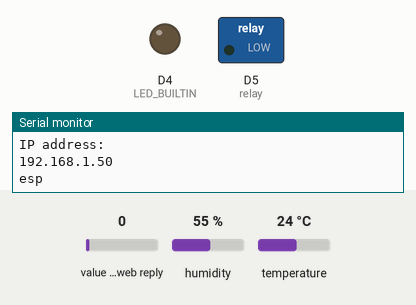
The sketch below on a simulated ESP8266 (NodeMCU). Parts: switched loads named in the sketch (green lamp = pin HIGH), output pins drawn as LEDs (lit = HIGH, except the on-board LED, lit = LOW), the last lines printed to the serial monitor. The test bench sets the inputs (shaded band); at power-on: value in the web reply 0, humidity 55 %, temperature 24 °C. WiFi joins after 1.5 s; servers stay silent unless stated; web services answer with replies made up by the test bench.

Above: at 3.07 s.
At 19.4 s:
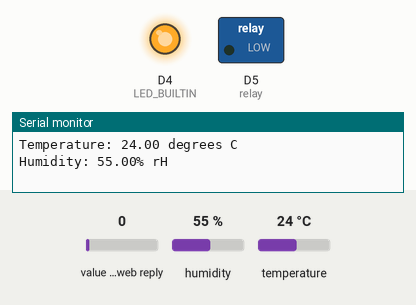
Timing chart, 0 to 23.6 s (numbered marks = the images above):
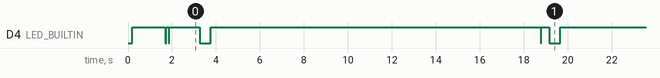

The sketch:

kombisensordiscordaht10.ino
```cpp
extern "C" {
#include "user_interface.h"
}
#include <Adafruit_AHT10.h>
#include <U8g2lib.h>

#define kanal 1569039//<<<ts kanal no
#define writeAPIkey "WB69WJZ5IZIJI6XH"
#define settingsapikey "CKWJUMQSDMNADU1W"
#define settingskanal 1569043
#define fieldno 1 // <<<ts kanaldaki komut alanı numarası
#define versiyon 2
#include <ThingSpeak.h>


int tsstatus;

float sicaklik = 0;
float sicaklik2 = 0;
double sicaklikduzelt = 0.35;
float humb = 0;
bool humerror = false;

uint8_t relay = D5;

#include <ESP8266WiFi.h>
#include <Wire.h>
#include <ESP8266WiFiMulti.h>
WiFiClient  client;
int bat = 0;
int batcounter = 0;
float oldhedefsicaklik;
Adafruit_AHT10 aht;
float hedefsicaklik;
long hedefsicaklikstatus;
String sFullip = "";
ESP8266WiFiMulti WiFiMulti;


void setup() {


  Serial.begin(74880, SERIAL_8N1, SERIAL_TX_ONLY);

  delay(100);
  wifi_station_set_hostname("ESP KombiSens");
  WiFi.mode(WIFI_OFF);
  delay(100);
  pinMode(LED_BUILTIN, OUTPUT);
  digitalWrite(LED_BUILTIN, HIGH);
  Wire.begin();
  while (! aht.begin()) {
    Serial.println("Could not find AHT10? Check wiring");
    digitalWrite(LED_BUILTIN, LOW);
    delay(5000);
  }
  digitalWrite(LED_BUILTIN, HIGH);
  Serial.println("AHT10 found");
  pinMode(relay, OUTPUT);
  WiFi.mode(WIFI_STA);
  ThingSpeak.begin(client);
  WiFiMulti.addAP( "zzzzzzzzz", "yyyyyyyyyyyyyy");//<<<<wifi bilgileriniz
  //WiFiMulti.addAP("zzzzz", "zzzzzz");//>>>> eğer varsa menzildeki ikinci bir wifi nin bilgileri satırın önündeki // yi kaldırın

  Serial.println("wifi");
  int conc = 15;
  while (WiFiMulti.run() != WL_CONNECTED && conc > 0)
  {
    delay(900);
    conc--;
    Serial.println(String(conc));
    digitalWrite(LED_BUILTIN, LOW);
    delay(20);
    digitalWrite(LED_BUILTIN, HIGH);
  }
  if ((WiFiMulti.run() != WL_CONNECTED)) {
    digitalWrite(LED_BUILTIN, LOW); //led sinyali ver
    delay(750);
    digitalWrite(LED_BUILTIN, HIGH);
    ESP.restart();  //internet yok ise esp restart edilecek.
  }
  int i = 0;
  Serial.println("");
  Serial.println("WiFi connected");
  Serial.println("IP address: ");
  digitalWrite(LED_BUILTIN, LOW);
  delay(40);
  digitalWrite(LED_BUILTIN, HIGH);
  delay(100);
  digitalWrite(LED_BUILTIN, LOW);
  delay(40);
  digitalWrite(LED_BUILTIN, HIGH);
  IPAddress myip = WiFi.localIP();
  sFullip = String(myip[0]) + "." + myip[1] + "." + myip[2] + "." + myip[3];
  Serial.println(sFullip);
  Serial.println(WiFi.hostname());
  delay(1000);
}
//ht tps://api.thingspeak.com/update?api_key=sdfsfsdfsdf&field1=0 komut sistemi örnek yazma kullanıcıdan

int laststate = -1;
sensors_event_t humidity, temp;
void loop() {
  hedefsicaklik = ThingSpeak.readFloatField(settingskanal, 1, settingsapikey);
  hedefsicaklikstatus = ThingSpeak.getLastReadStatus();
  Serial.println("Hedef sicaklik okuma durum:" + String(hedefsicaklikstatus) + " Hedef sicaklik:" + String(hedefsicaklik));
  if (hedefsicaklikstatus != 200 ) hedefsicaklik = oldhedefsicaklik;
  else {
    oldhedefsicaklik = hedefsicaklik;
  }
oku: aht.getEvent(&humidity, &temp);// populate temp and humidity objects with fresh data
  Serial.print("Temperature: "); Serial.print(temp.temperature); Serial.println(" degrees C");
  Serial.print("Humidity: "); Serial.print(humidity.relative_humidity); Serial.println("% rH");
  sicaklik = temp.temperature;
  humerror = true;
  if (humidity.relative_humidity != 0) {
    humb = humidity.relative_humidity;
    humerror = false;
    digitalWrite(LED_BUILTIN, LOW);
    delay(500);
    digitalWrite(LED_BUILTIN, HIGH);
  }
  if (humidity.relative_humidity > 99 || humidity.relative_humidity < 2 ) {
    digitalWrite(LED_BUILTIN, LOW);
    delay(1500);
    digitalWrite(LED_BUILTIN, HIGH);
    goto oku;
  }
  sicaklik = sicaklik + sicaklikduzelt;

  Serial.println(String(sicaklik, 2) + " derece " + (humerror ? "!" : "") + String(humb, 2) + " %nem " );
  yazulan();
  if (tsstatus == -401) {
    delay(15000);
    yazulan();
  }
  Serial.println("kanal guncelleme op sonucu:" + String(tsstatus));
  if (tsstatus != 200) {
    digitalWrite(LED_BUILTIN, LOW);
    delay(250);
    digitalWrite(LED_BUILTIN, HIGH);
  }
  delay(14700);
  digitalWrite(LED_BUILTIN, LOW);
  delay(20);
  digitalWrite(LED_BUILTIN, HIGH);
}
void yazulan()
{
  ThingSpeak.setField( 1, sicaklik);
  ThingSpeak.setField( 2, humb);
  ThingSpeak.setField( 3, WiFi.RSSI());

  ThingSpeak.setField( 4, hedefsicaklik);
  ThingSpeak.setStatus("V" + String(versiyon) + " WiFi:" + String(WiFi.SSID()) + " IP:" + sFullip + " HS durum:" + String(hedefsicaklikstatus) +  " Hedef:" + String(hedefsicaklik, 2) );
  tsstatus = ThingSpeak.writeFields(kanal, writeAPIkey);
}
```

Measured:
- by itself, everything shown: repeats every 15.9 s, in 4 steps
